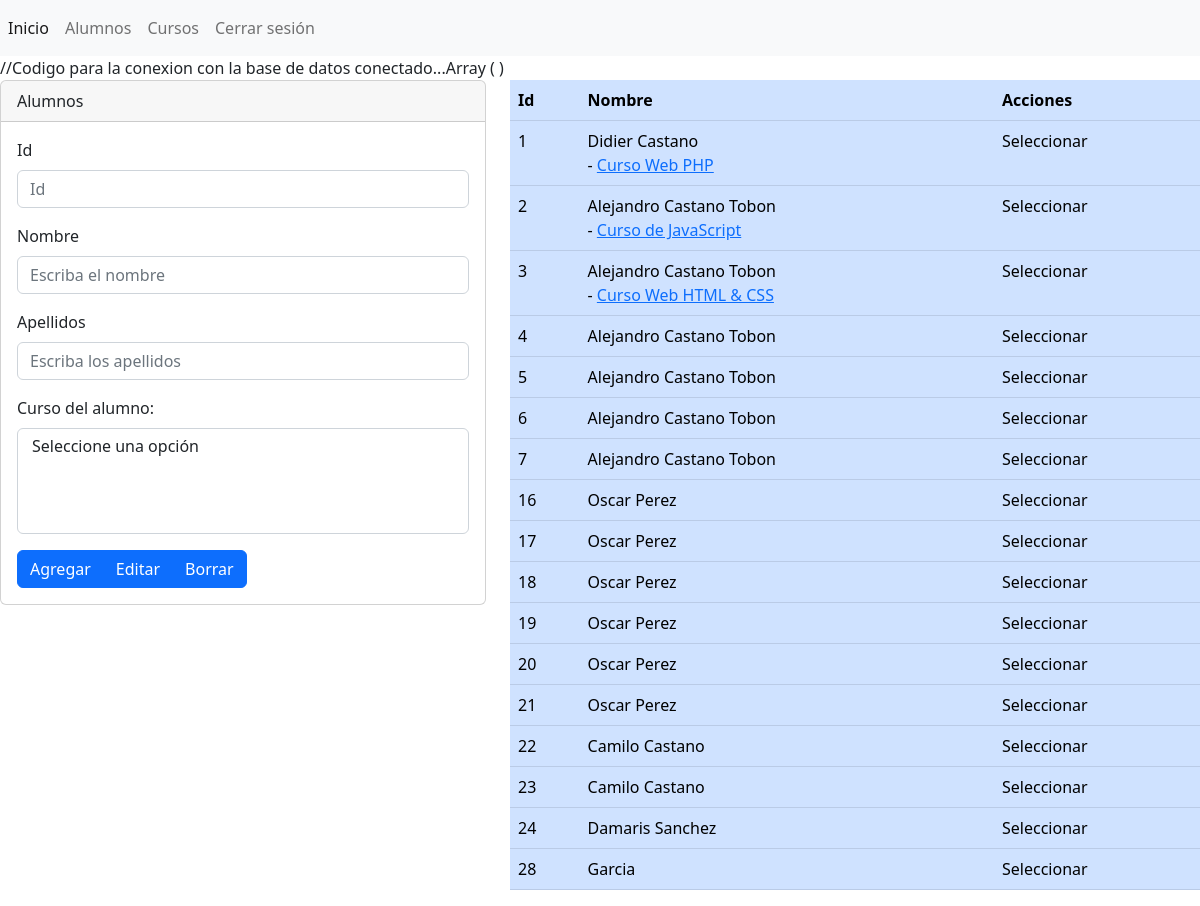
Screenshot of /secciones/vista_alumnos.php with the database file from the repository.
### tables this page shows
CREATE TABLE `alumno` (
  `id` int(255) NOT NULL,
  `nombres` varchar(255) NOT NULL,
  `apellidos` varchar(255) NOT NULL
);

CREATE TABLE `cursos` (
  `id` int(255) NOT NULL,
  `nombre_curso` varchar(255) NOT NULL
);

### secciones/alumnos.php (called while the page is built, shortened)
<?php
    include_once '../configuraciones/bd.php';
    $conexionBD=BD::crearInstancia();
    print_r($_POST);
    $sql = "SELECT *
              FROM alumno";
    $listaAlumnos = $conexionBD->query($sql);
    $alumnos = $listaAlumnos->fetchAll();
    foreach($alumnos as $clave => $alumno){
        $sql = "SELECT *
                  FROM cursos
                 WHERE id IN (SELECT idcurso
                                FROM alumnos_cursos
                               WHERE idalumno = :idalumno)";
        $consulta = $conexionBD->prepare($sql);
        $consulta->bindParam(':idalumno', $alumno['id']);
        $consulta->execute();
        $cursosAlumno = $consulta->fetchAll();
        $alumnos[$clave]['cursos'] = $cursosAlumno;
    }
?>

### secciones/vista_alumnos.php (the view, shortened to what this page needs)
<?php include("../templates/cabecera.php"); ?>
<?php include('../secciones/alumnos.php'); ?>
    <div class="row">
        <div class="col-5">
            <form action="" method="post">
                <div class="card">
                    <div class="card-header">
                        Alumnos
                    </div>
                    <div class="card-body">
                        <div class="mb-3">
                          <label for="" class="form-label">Id</label>
                          <input type="text"
                            class="form-control"
                            name="id"
                            id="id"
                            aria-describedby="helpId"
                            placeholder="Id">
                        </div>
                        <div class="mb-3">
                          <label for="" class="form-label">Nombre</label>
                          <input type="text"
                            class="form-control"
                            name="nombres"
                            id="nombres"
                            aria-describedby="helpId"
                            placeholder="Escriba el nombre">
                        </div>
                        <div class="mb-3">
                          <label for="" class="form-label">Apellidos</label>
                          <input type="text"
                            class="form-control"
                            name="apellidos"
                            id="apellidos"
                            aria-describedby="helpId"
                            placeholder="Escriba los apellidos">
                        </div>
                        <div class="mb-3">
                            <label for="" class="form-label">Curso del alumno:</label>
                            <select multiple class="form-control" name="cursos[]" id="listaCursos">
                                <option>Seleccione una opción</option>
                            </select>
                        </div>
                        <div class="btn-group" role="group" aria-label="Button group name">
                            <button type="submit" name="accion" value="agregar" class="btn btn-primary">Agregar</button>
                            <button type="submit" name="accion" value="editar" class="btn btn-primary">Editar</button>
                            <button type="submit" name="accion" value="borrar" class="btn btn-primary">Borrar</button>
                        </div>
                    </div>
                </div>
            </form>
        </div>
        <div class="col-7">
            <div class="table-responsive">
                <table class="table table-primary">
                    <thead>
                        <tr>
                            <th scope="col">Id</th>
                            <th scope="col">Nombre</th>
                            <th scope="col">Acciones</th>
                        </tr>
                    </thead>
                    <tbody>
                        <?php foreach($alumnos as $alumno): ?>
                        <tr>
                            <td><?php echo $alumno['id']; ?></td>
                            <td><?php echo $alumno['nombres']; ?> <?php echo $alumno['apellidos']; ?>
                                <br/>
                                <?php foreach($alumno["cursos"] as $curso){ ?>
                                    - <a href="#"> <?php echo $curso["nombre_curso"]; ?></a>
                                    <br/>
                                      <?php  } ?>
                            </td>
                            <td>Seleccionar</td>
                        </tr>
                        <?php endforeach; ?>
                    </tbody>
                </table>
            </div>
        </div>
    </div>
    <link href="https://cdn.jsdelivr.net/npm/tom-select@2.2.2/dist/css/tom-select.css" rel="stylesheet">
<?php include("../templates/pie.php"); ?>

### templates/cabecera.php (shortened to what this page needs)
<!doctype html>
<html lang="en">
<head>
  <link href="https://cdn.jsdelivr.net/npm/bootstrap@5.2.1/dist/css/bootstrap.min.css" rel="stylesheet"
>
</head>
<body>
  <nav class="navbar navbar-expand navbar-light bg-light">
                <div class="nav navbar-nav">
                    <a class="nav-item nav-link active" href="index.php" aria-current="page">Inicio<span class="visually-hidden">(current)</span></a>
                    <a class="nav-item nav-link" href="vista_alumnos.php">Alumnos</a>
                    <a class="nav-item nav-link" href="vista_cursos.php">Cursos</a>
                    <a class="nav-item nav-link" href="#">Cerrar sesión</a>
                </div>
  </nav>

### configuraciones/bd.php
//Codigo para la conexion con la base de datos
<?php
    class BD {
        public static $instancia = null;
        public static function crearInstancia() {
            if(!isset(self::$instancia)){
                $opciones[PDO::ATTR_ERRMODE] = PDO::ERRMODE_EXCEPTION;
                self::$instancia = new PDO('mysql:host=localhost;dbname=aplicacion2', 'root', '', $opciones);
                echo"conectado...";
            }
            return self::$instancia;
        }
    }
?>

### templates/pie.php (shortened to what this page needs)
</body>
</html>

### rows the page displays
alumno: id "1", nombres "Didier", apellidos "Castano"
cursos: nombre_curso "Curso Web PHP"
alumno: id "2", nombres "Alejandro", apellidos "Castano Tobon"
cursos: nombre_curso "Curso de JavaScript"
alumno: id "3", nombres "Alejandro", apellidos "Castano Tobon"
cursos: nombre_curso "Curso Web HTML & CSS"
alumno: id "4", nombres "Alejandro", apellidos "Castano Tobon"
alumno: id "5", nombres "Alejandro", apellidos "Castano Tobon"
alumno: id "6", nombres "Alejandro", apellidos "Castano Tobon"
alumno: id "7", nombres "Alejandro", apellidos "Castano Tobon"
alumno: id "16", nombres "Oscar", apellidos "Perez"
alumno: id "17", nombres "Oscar", apellidos "Perez"
alumno: id "18", nombres "Oscar", apellidos "Perez"
alumno: id "19", nombres "Oscar", apellidos "Perez"
alumno: id "20", nombres "Oscar", apellidos "Perez"
alumno: id "21", nombres "Oscar", apellidos "Perez"
alumno: id "22", nombres "Camilo", apellidos "Castano"
alumno: id "23", nombres "Camilo", apellidos "Castano"
alumno: id "24", nombres "Damaris", apellidos "Sanchez"
alumno: id "28", apellidos "Garcia"
